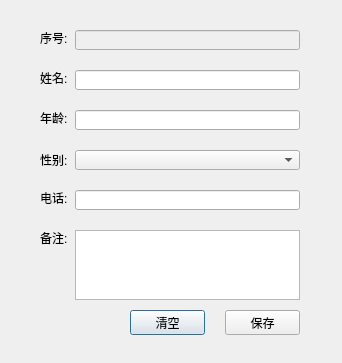
<?xml version="1.0" encoding="UTF-8"?>
<ui version="4.0">
 <class>Dialog</class>
 <widget class="QDialog" name="Dialog">
  <property name="geometry">
   <rect>
    <x>0</x>
    <y>0</y>
    <width>342</width>
    <height>363</height>
   </rect>
  </property>
  <property name="windowTitle">
   <string>联系人信息</string>
  </property>
  <property name="windowIcon">
   <iconset>
    <normaloff>img/edit.png</normaloff>img/edit.png</iconset>
  </property>
  <widget class="QPushButton" name="pushBtnCancle">
   <property name="geometry">
    <rect>
     <x>130</x>
     <y>310</y>
     <width>75</width>
     <height>25</height>
    </rect>
   </property>
   <property name="text">
    <string>清空</string>
   </property>
  </widget>
  <widget class="QPushButton" name="pushBtnOkay">
   <property name="geometry">
    <rect>
     <x>225</x>
     <y>310</y>
     <width>75</width>
     <height>25</height>
    </rect>
   </property>
   <property name="text">
    <string>保存</string>
   </property>
  </widget>
  <widget class="QLabel" name="labelNo">
   <property name="geometry">
    <rect>
     <x>40</x>
     <y>30</y>
     <width>30</width>
     <height>16</height>
    </rect>
   </property>
   <property name="text">
    <string>序号:</string>
   </property>
  </widget>
  <widget class="QLineEdit" name="lineEdNo">
   <property name="enabled">
    <bool>false</bool>
   </property>
   <property name="geometry">
    <rect>
     <x>75</x>
     <y>30</y>
     <width>225</width>
     <height>20</height>
    </rect>
   </property>
  </widget>
  <widget class="QLabel" name="labelOtherInfo">
   <property name="geometry">
    <rect>
     <x>40</x>
     <y>230</y>
     <width>30</width>
     <height>16</height>
    </rect>
   </property>
   <property name="text">
    <string>备注:</string>
   </property>
  </widget>
  <widget class="QTextEdit" name="textEdOtherinfo">
   <property name="geometry">
    <rect>
     <x>75</x>
     <y>230</y>
     <width>225</width>
     <height>70</height>
    </rect>
   </property>
  </widget>
  <widget class="QLabel" name="labelPhone">
   <property name="geometry">
    <rect>
     <x>40</x>
     <y>190</y>
     <width>30</width>
     <height>16</height>
    </rect>
   </property>
   <property name="text">
    <string>电话:</string>
   </property>
  </widget>
  <widget class="QLineEdit" name="lineEdPhone">
   <property name="geometry">
    <rect>
     <x>75</x>
     <y>190</y>
     <width>225</width>
     <height>20</height>
    </rect>
   </property>
  </widget>
  <widget class="QLabel" name="labelName">
   <property name="geometry">
    <rect>
     <x>40</x>
     <y>70</y>
     <width>30</width>
     <height>16</height>
    </rect>
   </property>
   <property name="text">
    <string>姓名:</string>
   </property>
  </widget>
  <widget class="QLineEdit" name="lineEdName">
   <property name="geometry">
    <rect>
     <x>75</x>
     <y>70</y>
     <width>225</width>
     <height>20</height>
    </rect>
   </property>
  </widget>
  <widget class="QLabel" name="labelAge">
   <property name="geometry">
    <rect>
     <x>40</x>
     <y>110</y>
     <width>30</width>
     <height>16</height>
    </rect>
   </property>
   <property name="text">
    <string>年龄:</string>
   </property>
  </widget>
  <widget class="QLineEdit" name="lineEdAge">
   <property name="geometry">
    <rect>
     <x>75</x>
     <y>110</y>
     <width>225</width>
     <height>20</height>
    </rect>
   </property>
  </widget>
  <widget class="QLabel" name="labelGender">
   <property name="enabled">
    <bool>true</bool>
   </property>
   <property name="geometry">
    <rect>
     <x>40</x>
     <y>150</y>
     <width>30</width>
     <height>20</height>
    </rect>
   </property>
   <property name="minimumSize">
    <size>
     <width>20</width>
     <height>20</height>
    </size>
   </property>
   <property name="whatsThis">
    <string>&lt;html&gt;&lt;head/&gt;&lt;body&gt;&lt;p&gt;&lt;br/&gt;&lt;/p&gt;&lt;/body&gt;&lt;/html&gt;</string>
   </property>
   <property name="layoutDirection">
    <enum>Qt::LeftToRight</enum>
   </property>
   <property name="text">
    <string>性别:</string>
   </property>
  </widget>
  <widget class="QComboBox" name="comboBoxGender">
   <property name="enabled">
    <bool>true</bool>
   </property>
   <property name="geometry">
    <rect>
     <x>75</x>
     <y>150</y>
     <width>225</width>
     <height>20</height>
    </rect>
   </property>
   <property name="minimumSize">
    <size>
     <width>210</width>
     <height>0</height>
    </size>
   </property>
   <property name="whatsThis">
    <string>&lt;html&gt;&lt;head/&gt;&lt;body&gt;&lt;p&gt;&lt;br/&gt;&lt;/p&gt;&lt;/body&gt;&lt;/html&gt;</string>
   </property>
  </widget>
 </widget>
 <resources/>
 <connections/>
</ui>
